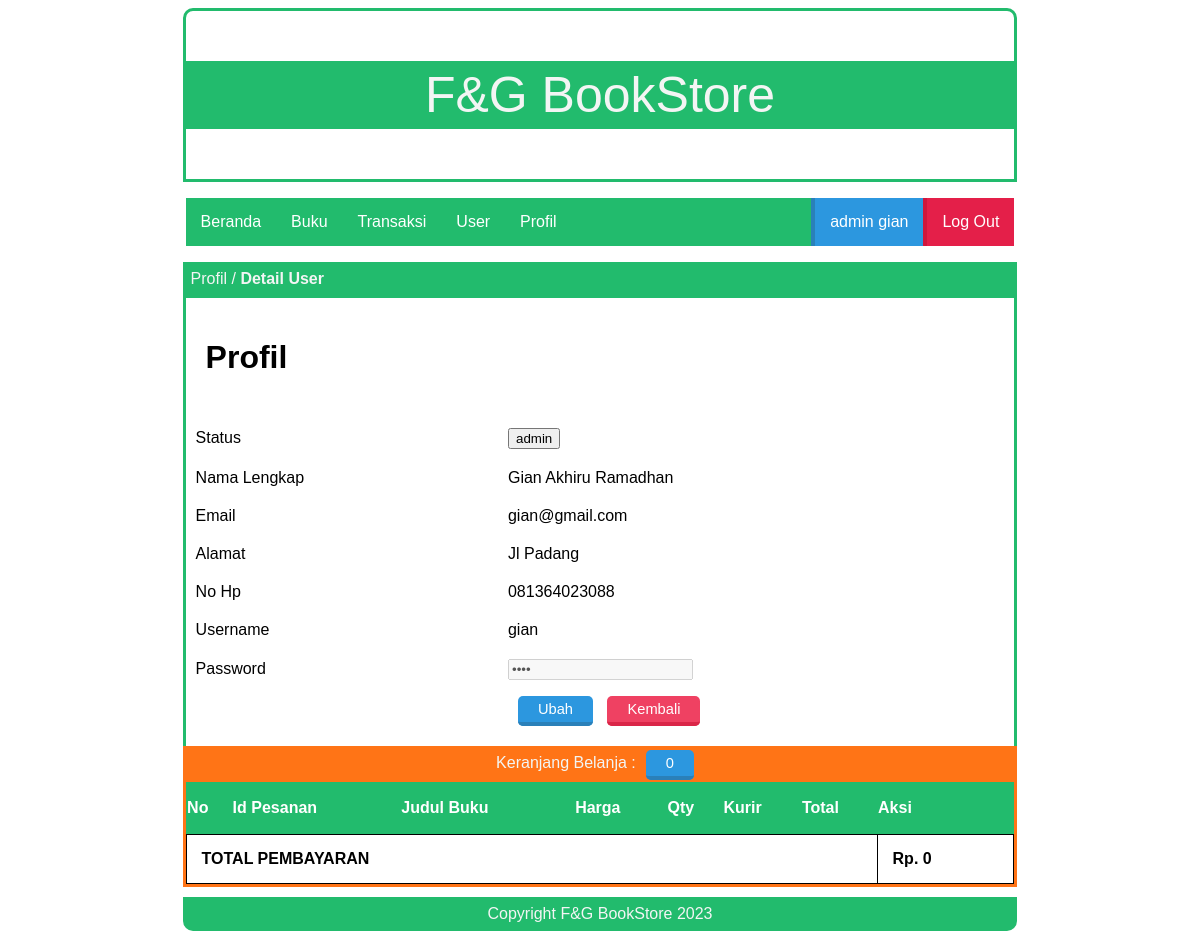
Page /index.php?page=profilad (signed in) on the committed database.
### tables this page shows
CREATE TABLE `tbl_users` (
  `id_user` int(100) NOT NULL,
  `nama_lengkap` varchar(30) NOT NULL,
  `email` varchar(30) NOT NULL,
  `username` varchar(6) NOT NULL,
  `password` varchar(6) NOT NULL,
  `alamat` varchar(50) NOT NULL,
  `no_hp` text NOT NULL,
  `title` varchar(10) NOT NULL
);

### page/admin/profil/profil.php (the view)
<div class="box-title">
    <p>Profil / <b>Detail User</b></p>
</div>
<div id="box">
  <h1>Profil</h1>
  <?php
  include 'lib/koneksi.php';
  $user = $_SESSION['username'];
  $ambiluser = $conn->prepare("SELECT * FROM tbl_users WHERE username =:user");
  $ambiluser->bindparam(':user', $user);
  $ambiluser->execute();
  $data = $ambiluser->fetch(PDO::FETCH_OBJ);
   ?>
  <table class="article">
    <tr>
      <td>Status</td>
      <td>
        <input type="button" value="<?php echo $data->title; ?>">
      </td>
    </tr>
    <tr>
      <td>Nama Lengkap</td>
      <td>
        <?php echo $data->nama_lengkap; ?>
      </td>
    </tr>
    <tr>
      <td>Email</td>
      <td>
        <?php echo $data->email; ?>
      </td>
    </tr>
    <tr>
      <td>Alamat</td>
      <td>
        <?php echo $data->alamat; ?>
      </td>
    </tr>
    <tr>
      <td>No Hp</td>
      <td>
        <?php echo $data->no_hp; ?>
      </td>
    </tr>
    <tr>
      <td>Username</td>
      <td>
        <?php echo $data->username; ?>
      </td>
    </tr>
    <tr>
      <td>Password</td>
      <td>
        <input type="password" name="" value="<?php echo $data->password; ?>" disabled>
      </td>
    </tr>
    <tr>
      <td></td>
      <td>
        <a class="tombol-biru" href="?page=profilad_ubah">Ubah</a>
        <a class="tombol-merah" href="?page=beranda">Kembali</a>
      </td>
    </tr>
  </table>
  <br>
</div>

### style.css (style rules this page uses)
.box-title { background: #22bb6d; width: 70%; height: 30px; margin: auto; border: 3px solid #22bb6d; }
.box-title p { color: #f3f5f4; margin: 5px 5px; font-family: sans-serif; }
#box { border-bottom: 0px; border-left: 3px solid #22bb6d; border-right: 3px solid #22bb6d; width: 70%; margin: auto; min-height: 200px; overflow: hidden; }
table.article { border-collapse: collapse; border: 0px; width: 100%; }
.article td { border: 0px; padding: 10px; }
#box p,h1,h2,table,tr,td,img { font-family: sans-serif; padding: 20px; text-align: justify; }
.tombol-biru { background:#2C97DF; color:white; border-top:0; border-left:0; border-right:0; border-bottom:4px solid #2A80B9; border-radius: 5px; padding:5px 20px; text-decoration:none; font-family:sans-serif; font-size:11pt; margin:10px; }
.tombol-merah { background:#ef4162; color:white; border-top:0; border-left:0; border-right:0; border-bottom:4px solid #da2648; border-radius: 5px; padding:5px 20px; text-decoration:none; font-family:sans-serif; font-size:11pt; }

### rows in the picture
tbl_users: title "admin", nama_lengkap "Gian Akhiru Ramadhan", email "gian@gmail.com", alamat "Jl Padang", no_hp "081364023088", username "gian"

### other values in the picture
$title "admin"
$user "gian"
$count "0"
$jumlah "0"
